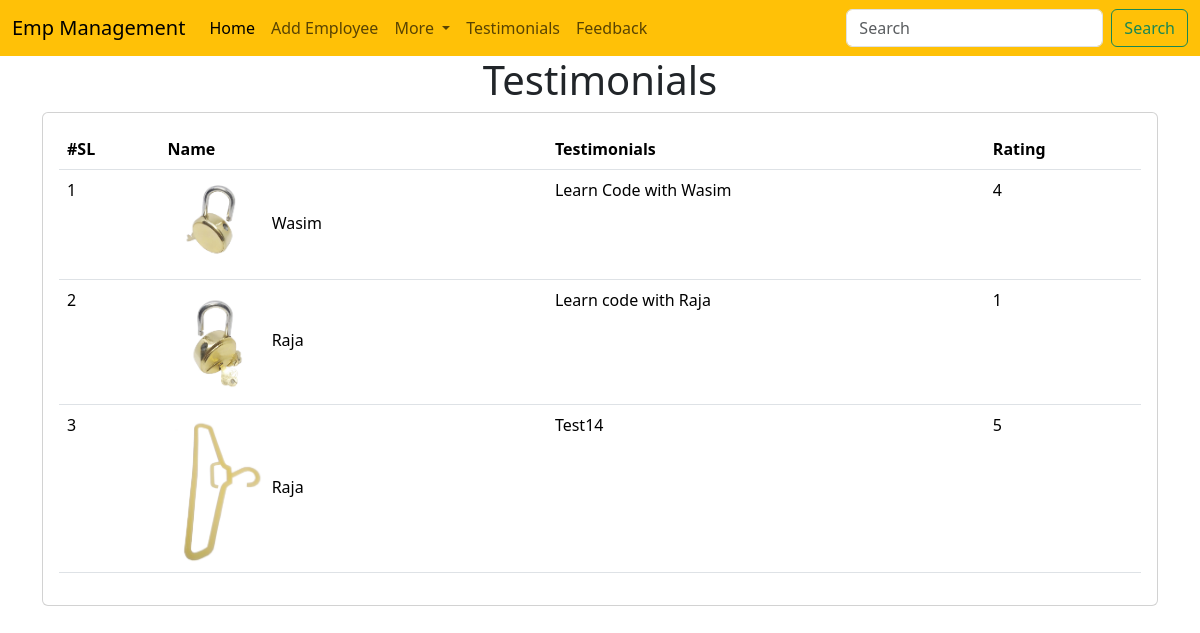
Page /emp/testimonials/ on the committed database.
### emp/models.py (models this page shows)
class Testimonial(models.Model):
    name=models.CharField(max_length=200)
    testimonial=models.TextField()
    picture=models.ImageField(upload_to="testimonials/")
    rating=models.IntegerField(max_length=1)

### emp/views.py (the view)
# urls.py: path("testimonials/",testimonials),
def testimonials(request):
     testi=Testimonial.objects.all()
     return render(request,"emp/testimonials.html",{"testi":testi})

### templates/emp/testimonials.html (shortened to what this page needs)
<!doctype html>
<html lang="en">
  <head>
    <link href="https://cdn.jsdelivr.net/npm/bootstrap@5.3.1/dist/css/bootstrap.min.css" rel="stylesheet">
  </head>
  <body>
    {% include 'emp/navbar.html' %}
    <h1 class=text-center my-3>Testimonials</h1>
    <div class="container">
      <div class="row">
        <div class="col md-12">
          <div class="card">
            <div class="card-body">
              <table class="table">
                <thead>
                  <tr>
                    <th>#SL</th>
                    <th>Name</th>
                    <th>Testimonials</th>
                    <th>Rating</th>
                  </tr>
                </thead>
                <tbody>
                 {% for t in testi %}
                  <tr>
                   <td>{{forloop.counter}}</td>
                    <td>
                        <img style=max-width:100px; src="/media/{{t.picture}}" alt="">
                    {{t.name}}
                    </td>
                   <td>{{t.testimonial}}</td>
                   <td>{{t.rating}}</td>
                  </tr>
                  {% endfor %}
                </tbody>
              </table>
            </div>
          </div>
        </div>
      </div>
    </div>
  </body>
</html>

### rows in the picture
Testimonial: picture (picture), name "Wasim", testimonial "Learn Code with Wasim", rating "4"
Testimonial: picture (picture), name "Raja", testimonial "Learn code with Raja", rating "1"
Testimonial: picture (picture), name "Raja", testimonial "Test14", rating "5"
